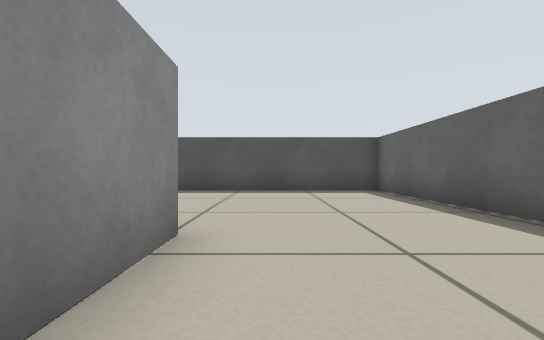
[1] (above)

20 first-person views from a walk through a robot-simulator world made for Stage. The camera is 0.31 m above the floor, looks level and sees 90° across. The lines on the ground mark 1 m squares. The floor is counted in squares, 0.5 m on a side. Each view is taken from the middle of a square. On the plan, view 1 faces up. The plan holds only what a view shows up to about 9 squares ahead; the rest is blank. Robots are left out.

[2]
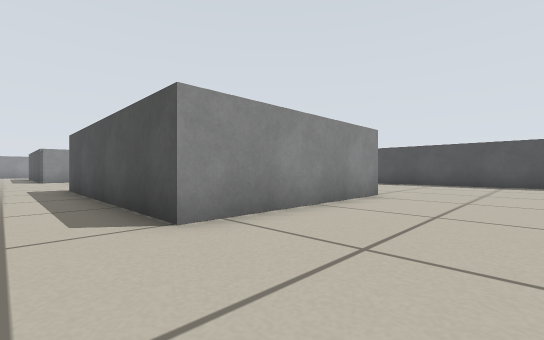

[3]
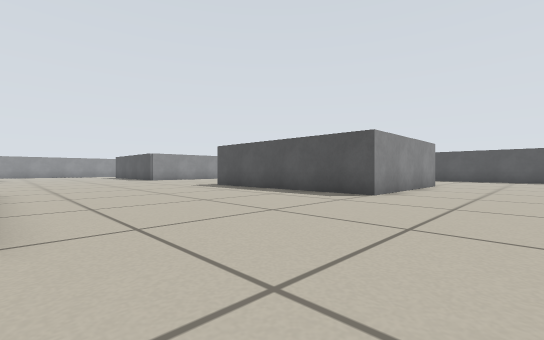

[4]
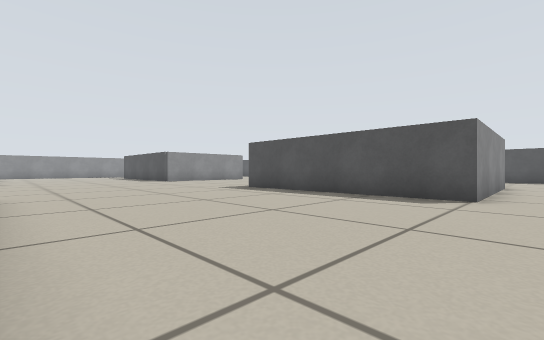

[5]
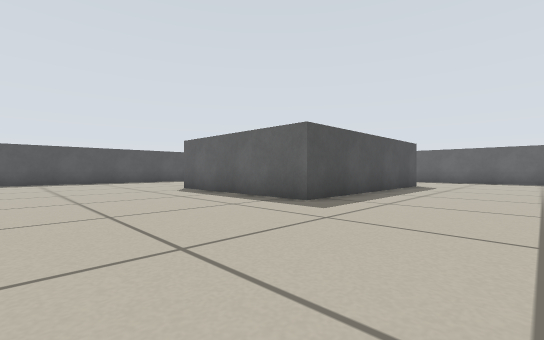

[6]
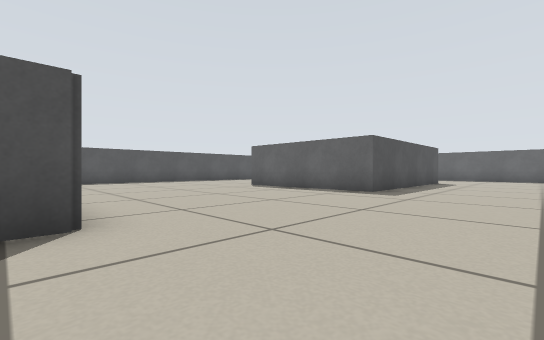

[7]
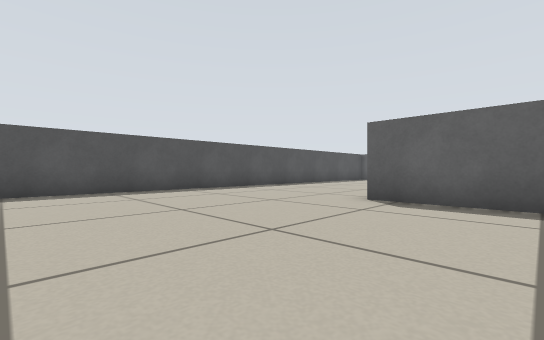

[8]
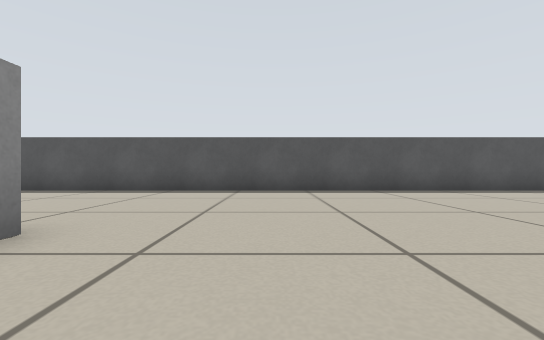

[9]
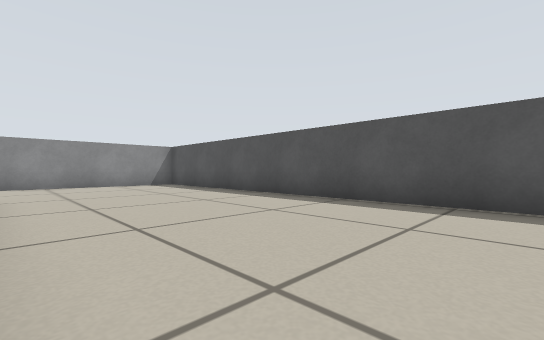

[10]
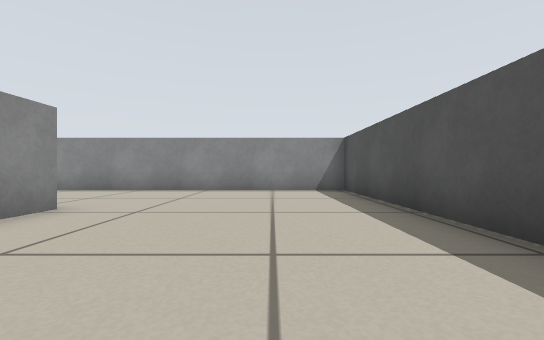

[11]
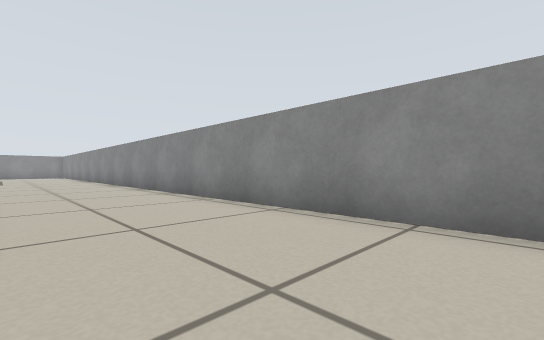

[12]
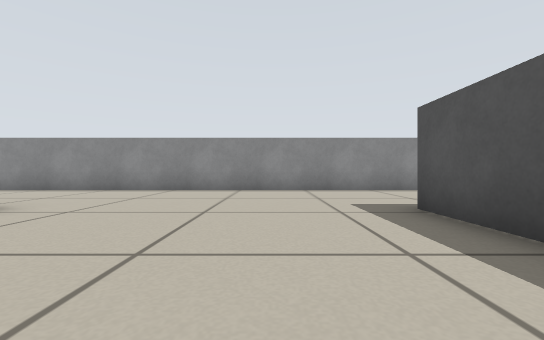

[13]
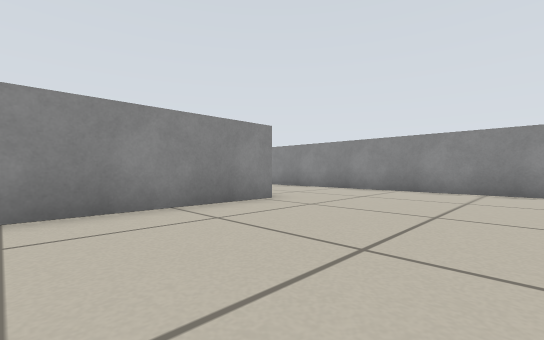

[14]
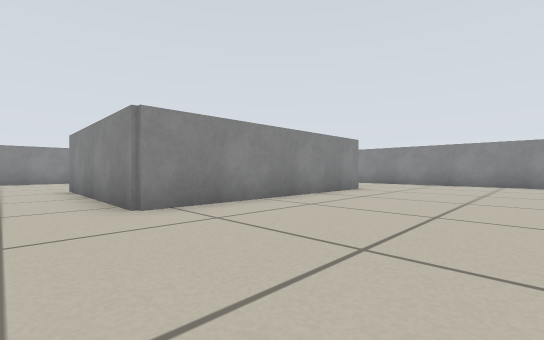

[15]
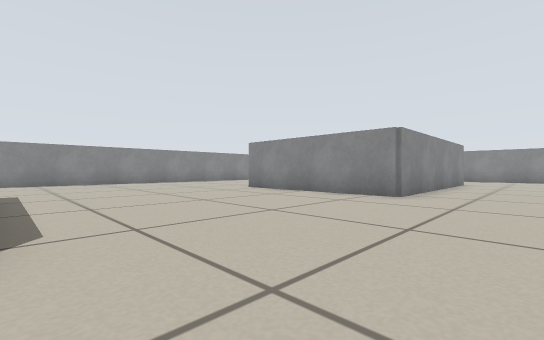

[16]
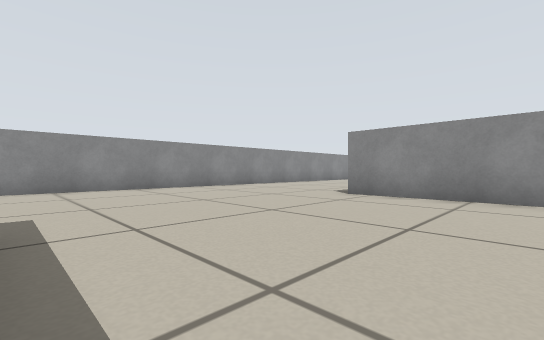

[17]
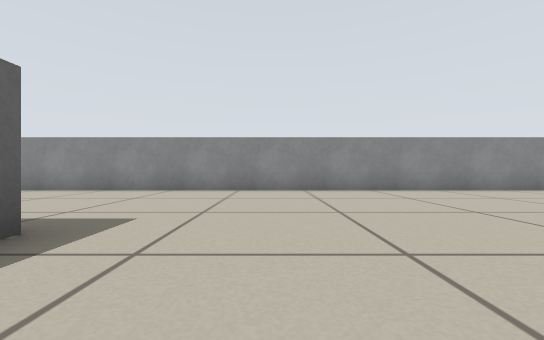

[18]
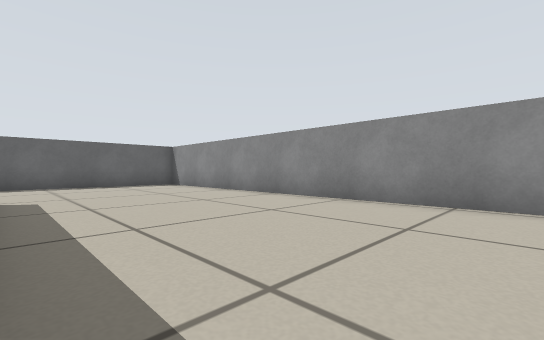

[19]
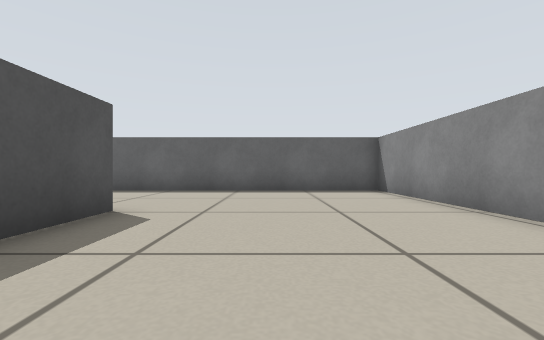

[20]
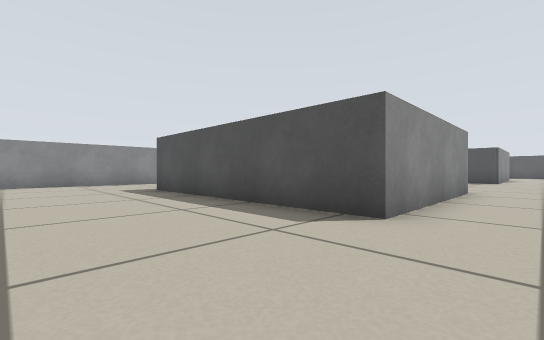

### Floor plan
Points are (right, up) in squares from view 1. A wall is a line through its corners. A room is listed if a view was taken in it or the views show most of it. See-through windows are left out.
Room 1 (views 1, 2, 3, 4, 5, 6, 7, 8, 9, 10, 11, 12, 13, 14, 15, 16, 17, 18, 19, 20)
walls: (-14.4, -2.6) (-15, -2.6); (-19.2, -2.6) (-21.4, -2.6); (-21.4, -9.3) (-14.4, -9.3) (-14.4, -14.6) (-21.4, -14.6); (-21.4, 2.6) (-20.4, 2.6); (-0.9, -14.6) (-2.6, -14.6); (-0.9, 2.6) (-0.9, -2.6) (-7.6, -2.6) (-7.6, 2.6); (-18.2, -20.2) (3.2, -20.2) (3.2, -12.1); (-25.3, -17.5) (-25.3, -18); (3.2, 3.1) (3.2, 8.2) (-25.3, 8.2) (-25.3, -13.4)

Positions as (right, up) in squares from view 1, and headings:
1: (0, 0), facing up
2: (2, -4), facing up-left
3: (2, -9), facing up-left
4: (0, -9), facing up-left
5: (-12, -6), facing up-right
6: (-15, -6), facing up-right
7: (-13, 0), facing up-right
8: (-12, 0), facing up
9: (-14, 3), facing up-left
10: (-17, 6), facing left
11: (-22, 5), facing down-left
12: (-17, -5), facing left
13: (-17, -5), facing down-left
14: (-13, -5), facing down-left
15: (-8, -7), facing down-left
16: (-8, -11), facing down-left
17: (-10, -12), facing down
18: (-8, -15), facing down-right
19: (-5, -17), facing right
20: (-13, -18), facing up-left
